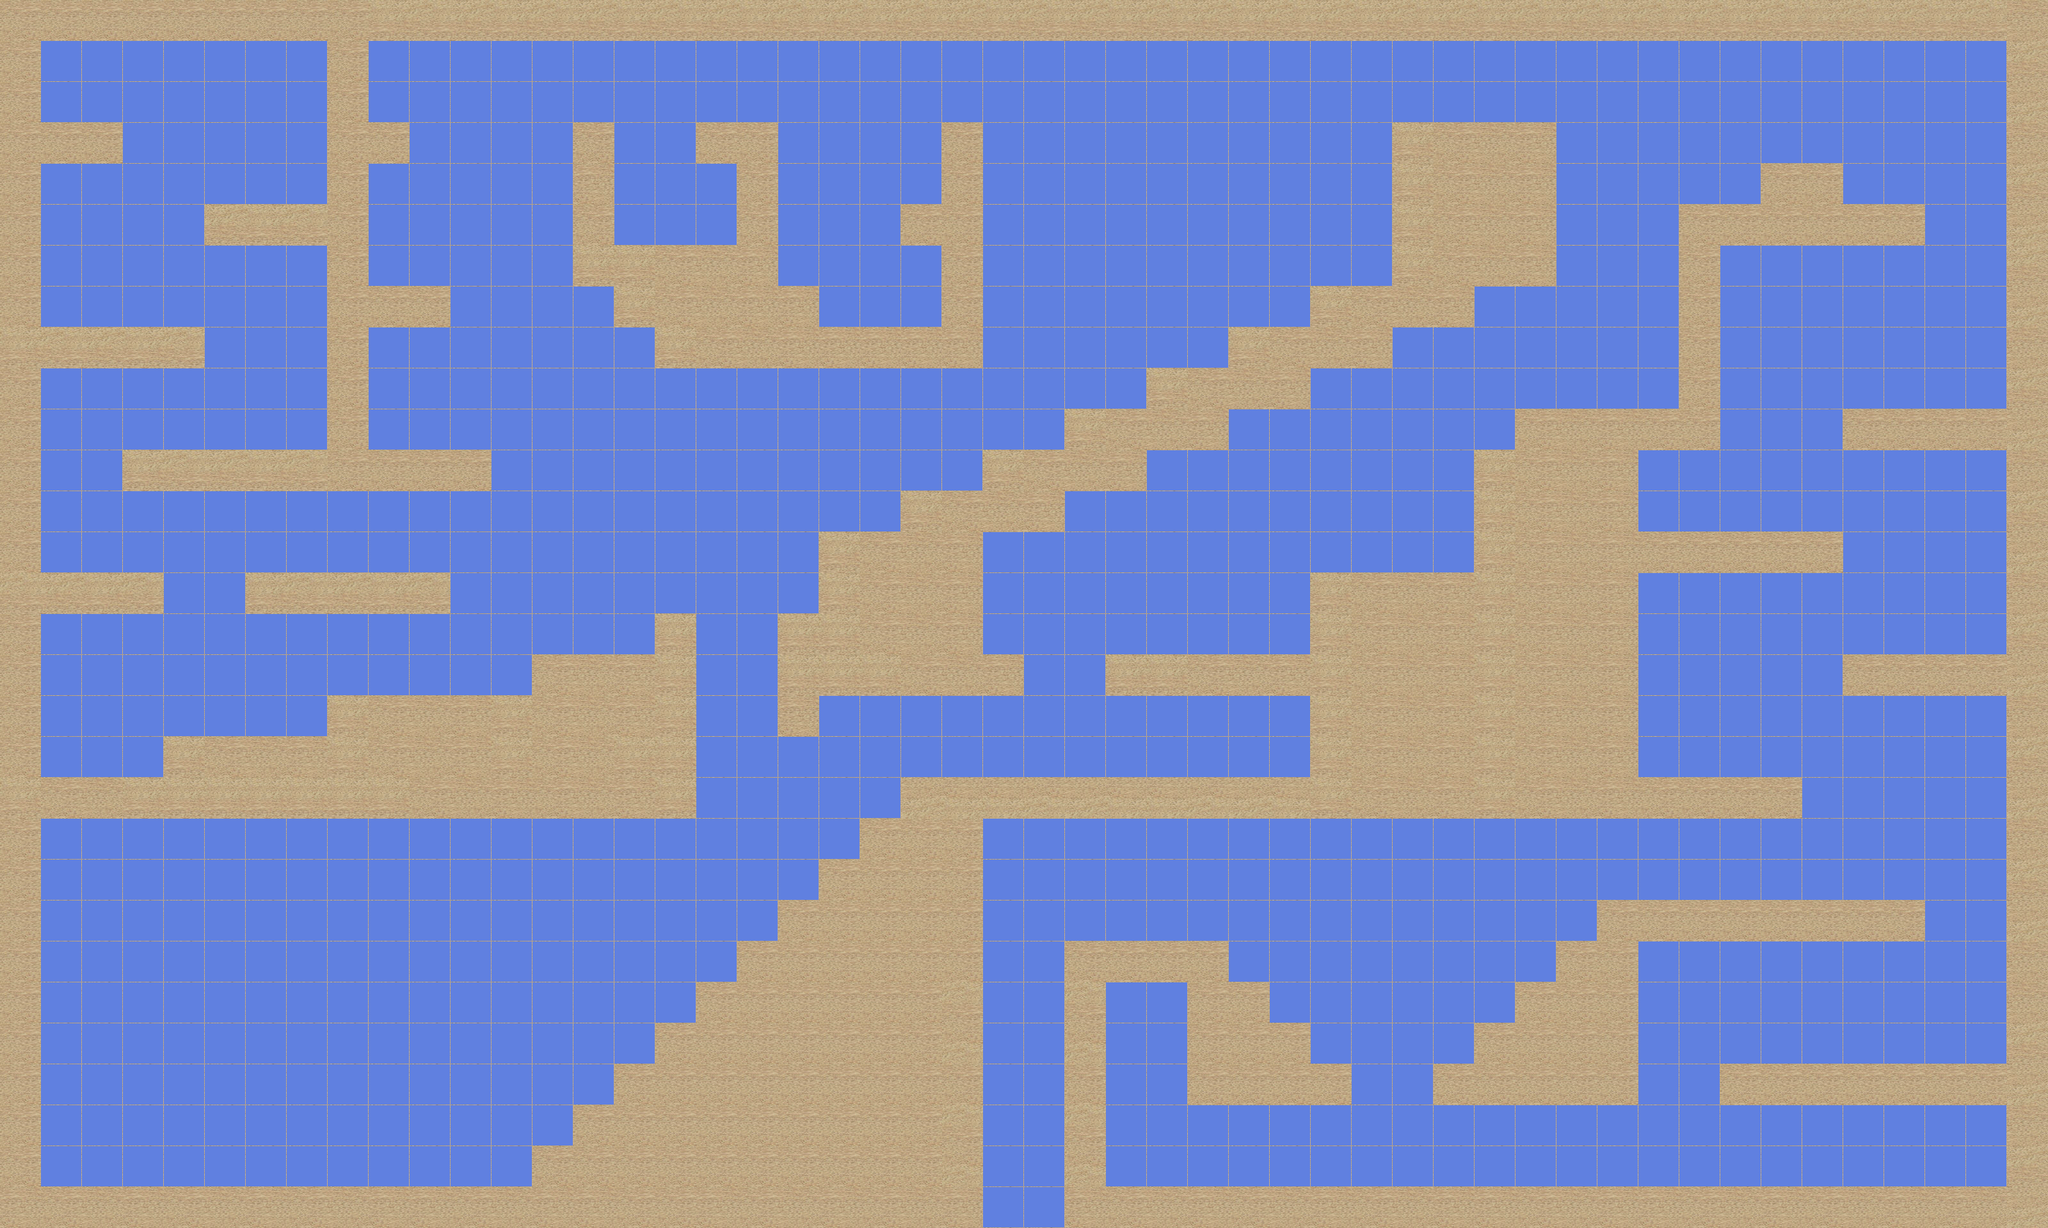

Rendered tile map (Tiled .tmx) drawn with the repository's tilesets; below, a short description and the map source with its tile grids summarised:
An orthogonal 50x30 tile map with 64x64 px tiles, 1 tile layer (ForegroundPlatformLayer), 1 image layer.

<map version="1.0" orientation="orthogonal" width="50" height="30" tilewidth="64" tileheight="64">
 <tileset firstgid="1" name="SandstonePlatforms" tilewidth="64" tileheight="64">
  <image source="SandstonePlatforms.png" width="640" height="400" />
 </tileset>
 <imagelayer name="BackgroundImageLayer" width="50" height="30">
  <image source="DesertSunset.png" />
  <properties>
   <property name="collidable" value="false" />
   <property name="imageheight" value="800" />
   <property name="imagewidth" value="1600" />
  </properties>
 </imagelayer>
 <layer name="ForegroundPlatformLayer" width="50" height="30">
  <properties>
   <property name="collidable" value="true" />
  </properties>
  <data>[1500 cells, 1500 non-empty, 33 distinct tile ids]</data>
 </layer>
</map>
